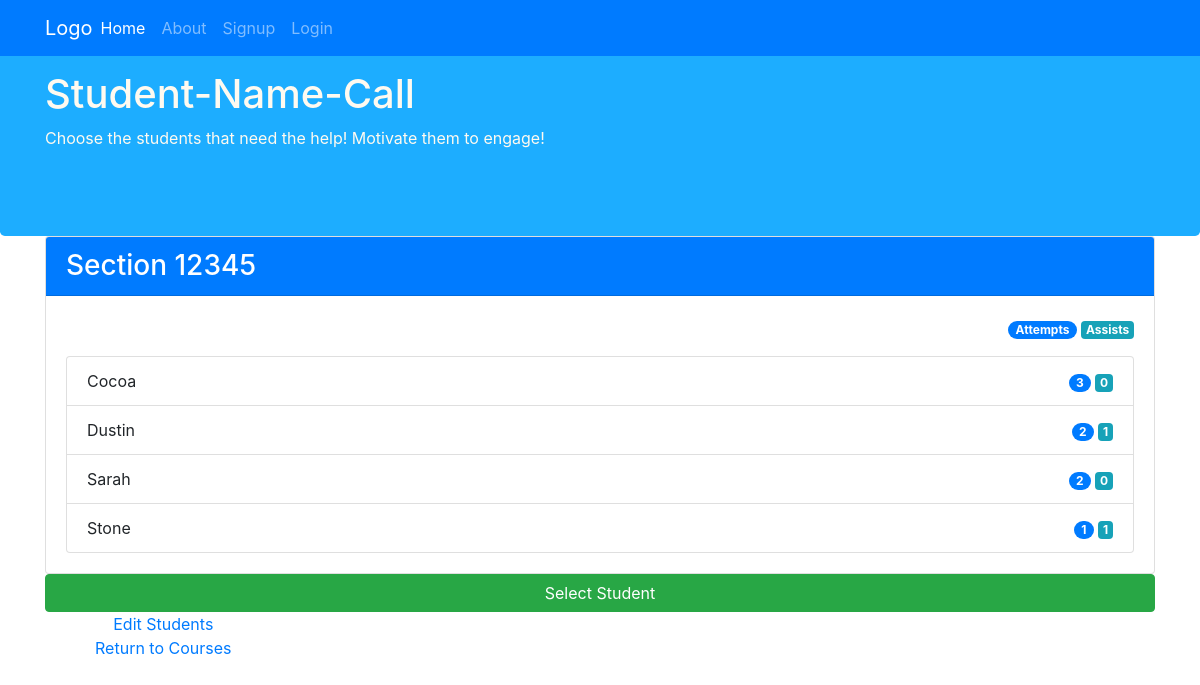
/courses/12345/ (signed in), run on the app's committed database.
### course/models.py (models this page shows, shortened)
class Course(models.Model):
    course_id = models.IntegerField()
    instructor = models.ForeignKey(
        settings.AUTH_USER_MODEL,
        on_delete=models.CASCADE,
    )
    class Meta:
        ordering = ['course_id']

class Student(models.Model):
    name = models.CharField(max_length=20)
    attempts = models.IntegerField(default=0, validators=[MaxValueValidator(1000), MinValueValidator(1)])
    assists = models.IntegerField(default=0, validators=[MaxValueValidator(1000), MinValueValidator(0)])
    weight = models.IntegerField(default=1, validators=[MaxValueValidator(100), MinValueValidator(0)])
    course = models.ForeignKey(
        Course,
        on_delete=models.CASCADE,
    )
    class Meta:
        ordering = ['name']
    def __str__(self):
        return str(self.name)

### course/views.py (the view, shortened to what this page needs)
# urls.py: path('courses/<course_id>/', course_view, name='course_view'),
@login_required
def course_view(request, course_id):
    user = request.user
    course = Course.objects.get(course_id=course_id)
    check_instructor(user, course)
    students = Student.objects.filter(course=course)
    context = {
        'students' : students,
        'course' : course,
    }
    return render(request, 'course/list_students.html', context)

### course/views.py (called while the page is built)
def check_instructor(user, course):
    authorized_user = course.instructor
    if user != authorized_user:
        return redirect('login')
    pass

def select_student_button(request):
    return request.method == 'POST' and 'select_student' in request.POST

### course/templates/course/list_students.html (shortened to what this page needs)
{% extends 'base.html' %}
{% block content %}
<div class="row row-content">
    <div class="col-12">
        <div class="card">
            <h3 class="card-header bg-primary text-white" id="login"> Section {{course.course_id}} </h3>
            <div class="card-body">
                <p class="text-right">
                <span class="badge badge-primary badge-pill">Attempts</span>
                <span class="badge badge-info">Assists</span>
                </p>
                <div class="list-group">
                    {% for student in students %}
                    <li class="list-group-item">
                        <div class="row">
                            <div class="col-6">
                            {{student}}
                            </div>
                            <div class="col-6 text-right">
                                <span class="badge badge-primary badge-pill">{{student.attempts}}</span>
                                <span class="badge badge-info">{{student.assists}}</span>
                            </div>
                        </div>
                    </li>
                    {% endfor %}
                </div>
            </div>
        </div>
    </div>
    <div class="col-12">
        <form method="POST" >
            <button type="submit"  name="select_student" class="btn btn-block btn-success"> Select Student </button>
        </form>
    </div>
    <div class="row row-content">
        <div class="col-sm-12 text-center">
            <a href="{% url 'edit_students' course_id=course.course_id %}">
                Edit Students
            </a>
        </div>
        <div class="col-sm-12 text-center">
            <a href="{% url 'courses' %}">
                Return to Courses
            </a>
        </div>
    </div>
</div>
{% endblock %}

### data on the page
Course: course_id "12345"
Student: name "Cocoa", attempts "3", assists "0"
Student: name "Dustin", attempts "2", assists "1"
Student: name "Sarah", attempts "2", assists "0"
Student: name "Stone", attempts "1", assists "1"
